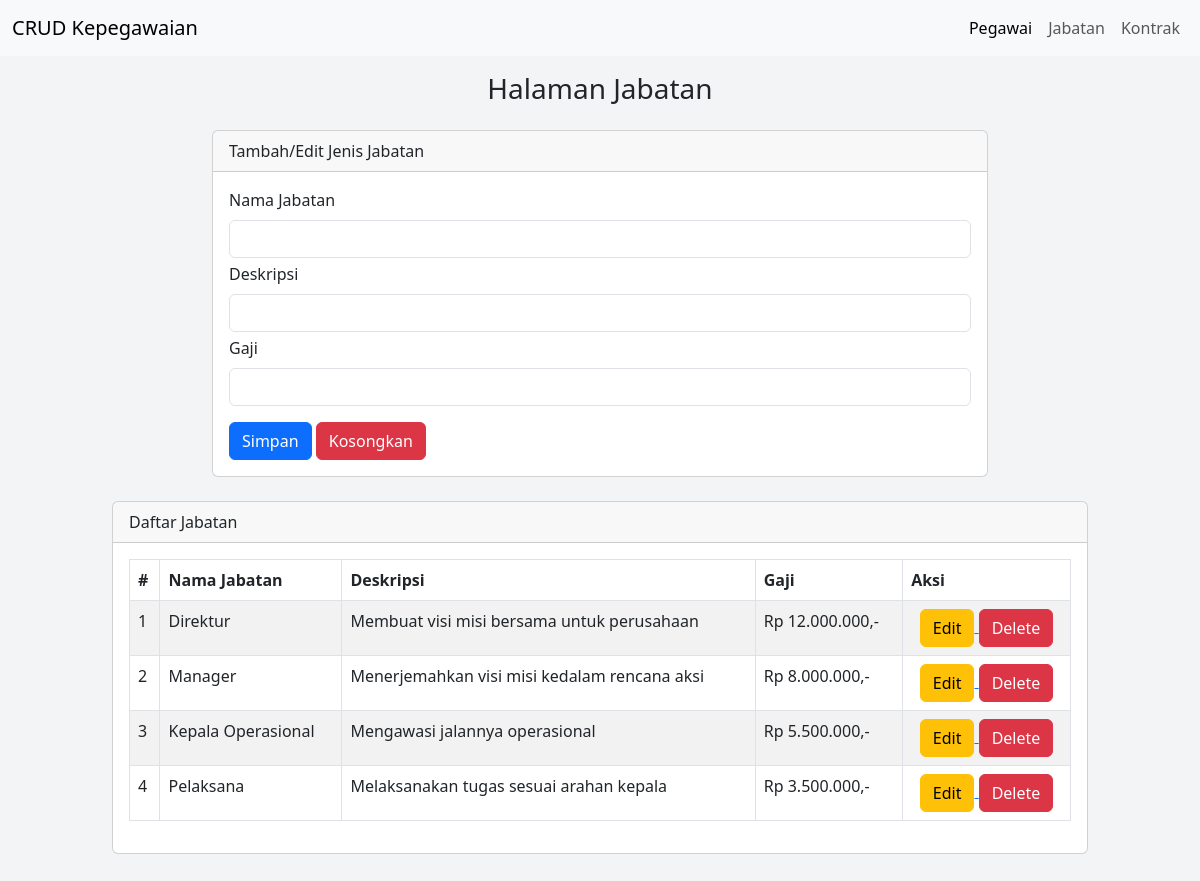
/jabatan.php, run on the app's committed database.
### tables this page shows
CREATE TABLE `jabatan` (
  `id_jabatan` int(11) NOT NULL,
  `nama_jabatan` varchar(50) NOT NULL,
  `deskripsi` varchar(100) NOT NULL,
  `gaji` bigint(8) NOT NULL
);

### jabatan.php (the view, shortened to what this page needs)
<?php
    include "inc/koneksi.php";
?>
<!DOCTYPE html>
<html lang="en">
<head>
    <link href="https://cdn.jsdelivr.net/npm/bootstrap@5.3.0/dist/css/bootstrap.min.css" rel="stylesheet">
</head>
<body class="overflow-x-hidden">
    <section class="min-vh-100" style="background-color: #f3f4f5;">
        <?php include "inc/navbar.php";?>
        <div class="mt-3">
            <h3 class="row justify-content-center">Halaman Jabatan</h3>
        </div>
        <div class="mx-auto row justify-content-center">
        <div class="col-md-8">
            <div class="card mt-3 mb-2">
                <div class="card-header">
                    Tambah/Edit Jenis Jabatan
                </div>
                <div class="card-body">
                    <form action="" method="post">
                        <div class="mb-1">
                            <label for="tb_namajabatan" class="form-label">Nama Jabatan</label>
                            <input type="text" name="tb_namajabatan" value="<?=@$var_namajabatan?>" class="form-control">
                        </div>
                        <div class="mb-1">
                            <label for="tb_deskripsi" class="form-label">Deskripsi</label>
                            <input type="text" name="tb_deskripsi" value="<?=@$var_deskripsi?>" class="form-control">
                        </div>
                        <div class="mb-3">
                            <label for="tb_gaji" class="form-label">Gaji</label>
                            <input type="text" name="tb_gaji" value="<?=@$var_gaji?>" class="form-control">
                        </div>
                        <div>
                            <button type="submit" class="btn btn-primary" name="btn_simpan" >Simpan</button>
                            <button type="reset" class="btn btn-danger" name="btn_reset" >Kosongkan</button>
                        </div>
                    </form>
                </div>
            </div>
        </div>
        </div>
        <div class="mx-auto row justify-content-center pb-5">
        <div class="col-md-10">
            <div class="card mt-3 mb-2">
                <div class="card-header">
                    Daftar Jabatan
                </div>
                <div class="card-body overflow-x-auto">
                    <table class="table table-bordered table-striped">
                        <thead>
                            <tr>
                                <th>#</th>
                                <th>Nama Jabatan</th>
                                <th>Deskripsi</th>
                                <th>Gaji</th>
                                <th>Aksi</th>
                            </tr>
                        </thead>
                        <tbody>
                            <?php
                                $no=1;
                                $result = mysqli_query($conn, "SELECT * FROM jabatan");
                                while ($data = mysqli_fetch_array($result)) :
                            ?>
                                <tr>
                                    <td><?=$no++;?></td>
                                    <td><?=$data['nama_jabatan']?></td>
                                    <td><?=$data['deskripsi']?></td>
                                    <td>
                                        <?php
                                            $gaji = number_format($data['gaji'], 0, ',', '.');
                                            echo "Rp " . $gaji . ",-";
                                        ?>
                                    </td>
                                    <td class="text-center">
                                        <a href="jabatan.php?hal=edit&id=<?=$data['id_jabatan']?>">
                                            <button type="button" class="btn btn-warning">Edit</button>
                                        </a>
                                        <a href="jabatan.php?hal=delete&id=<?=$data['id_jabatan']?>">
                                            <button type="button" class="btn btn-danger">Delete</button>
                                        </a>
                                    </td>
                                </tr>
                            <?php endwhile;  ?>
                        </tbody>
                    </table>
                </div>
            </div>
        </div>
        </div>
    </section>
</body>
</html>

### data on the page
jabatan: nama_jabatan "Direktur", deskripsi "Membuat visi misi bersama untuk perusahaan", gaji "12.000.000"
jabatan: nama_jabatan "Manager", deskripsi "Menerjemahkan visi misi kedalam rencana aksi", gaji "8.000.000"
jabatan: nama_jabatan "Kepala Operasional", deskripsi "Mengawasi jalannya operasional", gaji "5.500.000"
jabatan: nama_jabatan "Pelaksana", deskripsi "Melaksanakan tugas sesuai arahan kepala", gaji "3.500.000"
